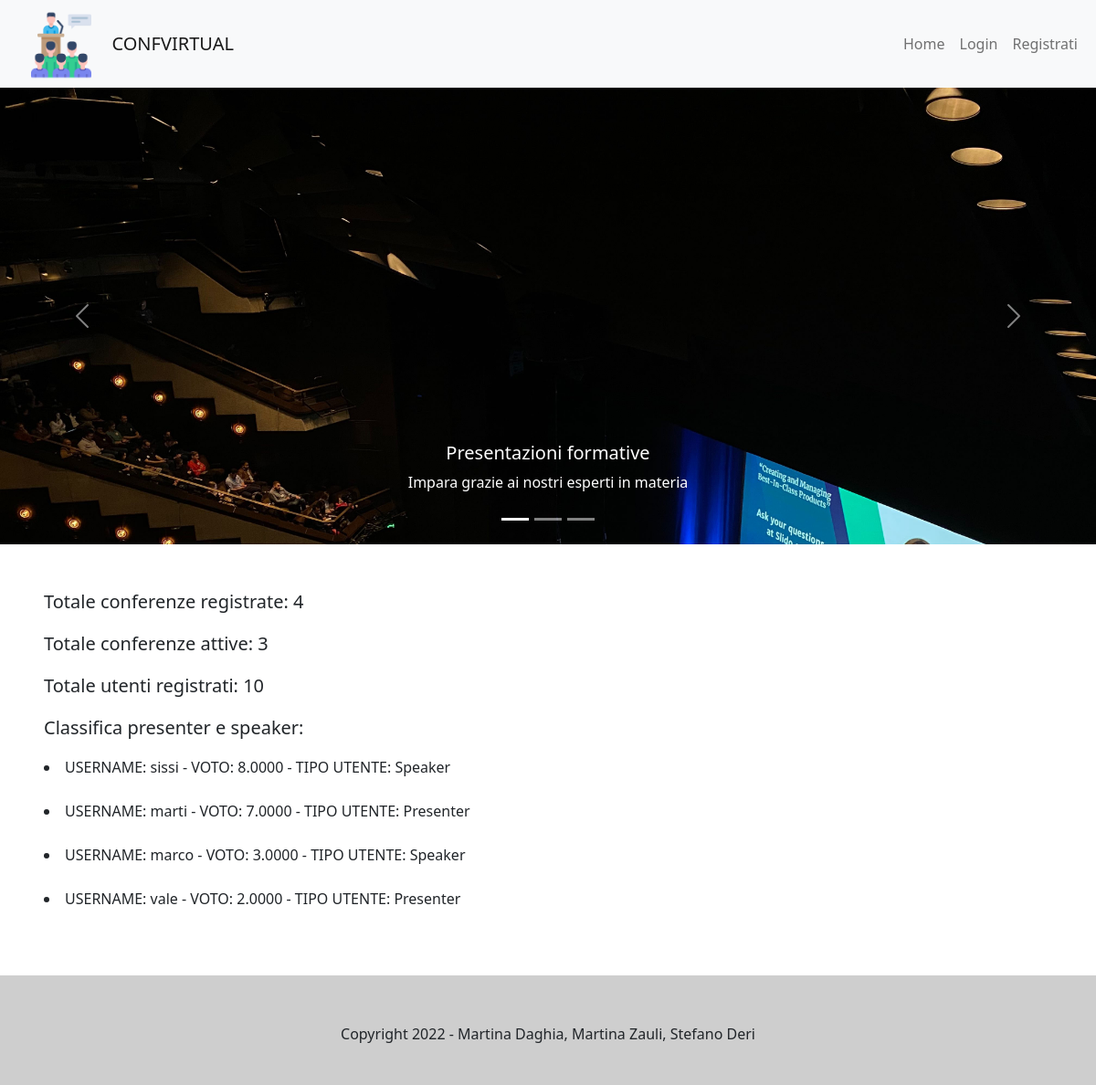
The app's page /PHP/model/modelHome.php with its own data.
### tables this page shows
CREATE TABLE UTENTE (
	Username VARCHAR(100) PRIMARY KEY,
    PasswordUtente VARCHAR(50) NOT NULL,
    Nome VARCHAR(100) NOT NULL,
    Cognome VARCHAR(100) NOT NULL,
    DataNascita DATE NOT NULL,
    LuogoNascita VARCHAR (50) NOT NULL
);

### PHP/database.php (called while the page is built, shortened)
<?php
    class DatabaseHelper{
        private $db;
        public function __construct($servername, $username, $password, $dbname, $port){
            $this->db = new mysqli($servername, $username, $password, $dbname, $port);
        }
        public function getTotaleConferenze(){
            $query="SELECT count(Acronimo) as totale FROM CONFERENZA";
            $stmt=$this->db->prepare($query);
            $stmt->execute();
            $result=$stmt->get_result();
            return $result->fetch_all(MYSQLI_ASSOC);
        }
        public function getTotaleConfAttive(){
            $query="SELECT count(Acronimo) as totale FROM CONFERENZA WHERE CampoSvolgimento='ATTIVA'";
            $stmt=$this->db->prepare($query);
            $stmt->execute();
            $result=$stmt->get_result();
            return $result->fetch_all(MYSQLI_ASSOC);
        }
        public function getTotaleUtenti(){
            $query="SELECT count(Username) as totale FROM UTENTE ";
            $stmt=$this->db->prepare($query);
            $stmt->execute();
            $result=$stmt->get_result();
            return $result->fetch_all(MYSQLI_ASSOC);
        }
        public function getClassificaPresenter(){
            $query="SELECT U.Username, AVG(V.Voto) as Voto, 'Presenter' as tipo FROM UTENTE as U JOIN PRESENTER as P ON P.UsernameUtente=U.Username
                    JOIN PRESENTAZIONEDIARTICOLI as PA ON PA.UsernameUtentePresenter=P.UsernameUtente
                    JOIN VALUTAZIONE as V ON V.CodicePresentazioneDiArticoli=PA.Codice
                    GROUP BY U.Username
                    ORDER BY Voto desc";
            $stmt=$this->db->prepare($query);
            $stmt->execute();
            $result=$stmt->get_result();
            return $result->fetch_all(MYSQLI_ASSOC);
        }
        public function getClassificaSpeaker(){
            $query="SELECT U.Username, AVG(V.Voto) as Voto, 'Speaker' as tipo FROM UTENTE as U JOIN SPEAKER as S ON S.UsernameUtente=U.Username
                    JOIN PRESENTAZIONE as PR ON PR.UsernameUtenteSpeaker=S.UsernameUtente JOIN TUTORIAL as T ON T.Codice=PR.CodiceTutorial
                    JOIN VALUTAZIONE as V ON V.CodiceTutorial=T.Codice
                    GROUP BY U.Username
                    ORDER BY Voto desc";
            $stmt=$this->db->prepare($query);
            $stmt->execute();
            $result=$stmt->get_result();
            return $result->fetch_all(MYSQLI_ASSOC);
        }
    }
?>

### PHP/connessione.php (called while the page is built, shortened)
<?php
    require_once("database.php");
    $dbh = new DatabaseHelper("localhost", "root", "", "CONFVIRTUAL", 8889);
?>

### PHP/model/modelHome.php (the view, shortened to what this page needs)
<?php
  require_once("../connessione.php");
  include('layouts/header.php');
?>
<?php
  $totaleConferenze = $dbh->getTotaleConferenze();
  $totaleConferenzeAttive = $dbh->getTotaleConfAttive();
  $totaleUtenti = $dbh->getTotaleUtenti();
  $classificaPresenter = $dbh->getClassificaPresenter();
  $classificaSpeaker = $dbh->getClassificaSpeaker();
  $classificaFinale=array_merge($classificaPresenter, $classificaSpeaker);
  usort($classificaFinale, 'sortByVoto');
?>
<div id="carouselExampleCaptions" class="carousel slide" data-bs-ride="carousel">
  <div class="carousel-indicators">
    <button type="button" data-bs-target="#carouselExampleCaptions" data-bs-slide-to="0" class="active" aria-current="true" aria-label="Slide 1"></button>
    <button type="button" data-bs-target="#carouselExampleCaptions" data-bs-slide-to="1" aria-label="Slide 2"></button>
    <button type="button" data-bs-target="#carouselExampleCaptions" data-bs-slide-to="2" aria-label="Slide 3"></button>
  </div>
  <div class="carousel-inner">
    <div class="carousel-item active">
      <img src="./risorse/immagini/presentazione.jpg" class="d-block w-100" alt="...">
      <div class="carousel-caption d-none d-md-block">
        <h5>Presentazioni formative</h5>
        <p>Impara grazie ai nostri esperti in materia</p>
      </div>
    </div>
  </div>
  <button class="carousel-control-prev" type="button" data-bs-target="#carouselExampleCaptions" data-bs-slide="prev">
    <span class="carousel-control-prev-icon" aria-hidden="true"></span>
  </button>
  <button class="carousel-control-next" type="button" data-bs-target="#carouselExampleCaptions" data-bs-slide="next">
    <span class="carousel-control-next-icon" aria-hidden="true"></span>
  </button>
</div>
<div class="m-5">
  <p class="col-md-8 fs-5">Totale conferenze registrate: <?php echo $totaleConferenze[0]["totale"]?></p>
  <p class="col-md-8 fs-5">Totale conferenze attive: <?php echo $totaleConferenzeAttive[0]["totale"]?></p>
  <p class="col-md-8 fs-5">Totale utenti registrati: <?php echo $totaleUtenti[0]["totale"]?></p>
  <p class="col-md-8 fs-5">Classifica presenter e speaker: </p>
    <?php foreach($classificaFinale as $utente): ?>
      <li><?php echo "USERNAME: " .$utente['Username'] . " - VOTO: " . $utente['Voto']  . " - TIPO UTENTE: " . $utente['tipo']  ;?></li> <br>
    <?php endforeach; ?>
</div>
<?php
  include('layouts/footer.php');
?>

### PHP/model/layouts/header.php (shortened to what this page needs)
<!DOCTYPE html>
<html lang="it">
    <head>
        <link href="https://cdn.jsdelivr.net/npm/bootstrap@5.0.2/dist/css/bootstrap.min.css" rel="stylesheet">
        <link rel="stylesheet" href="css/homeStyle.css">
    </head>
    <body>
        <nav class="navbar navbar-expand-lg navbar-light bg-light">
            <div class="container-fluid">
            <img src="risorse/immagini/logoHomepage.png" height="80px">
              <a class="navbar-brand" href="../model/modelHome.php">CONFVIRTUAL</a>
              <div class="collapse navbar-collapse" id="navbarSupportedContent">
                <ul class="navbar-nav ms-auto mb-2 mb-lg-0">
                  <li class="nav-item">
                    <a class="nav-link" href="../model/modelHome.php">Home</a>
                  </li>
                  <?php
                    if(!isset($_SESSION["username"])){
                      echo '<li class="nav-item">';
                      echo '<a class="nav-link" href="../model/modelLogin.php">Login</a>';
                      echo '</li>';
                      echo '<li class="nav-item">';
                      echo '<a class="nav-link" href="../model/modelRegister.php">Registrati</a>';
                      echo '</li>';
                    }
                  ?>
                </ul>
              </div>
            </div>
          </nav>

### PHP/model/layouts/footer.php (shortened to what this page needs)
        <footer>
          <div class="container pb-1 pt-1">
            <div class="row mt-5 mb-4">
              <div class="col-12 text-center">
                <p>Copyright <?php echo date('Y');?> - Martina Daghia, Martina Zauli, Stefano Deri </p>
              </div>
            </div>
          </div>
        </footer>
    </body>
</html>

### PHP/model/css/homeStyle.css (style rules this page uses)
.carousel-item { height: 500px; }
footer { background-color: #cecece; }

### records on screen
utente: Username "sissi", Voto "8.0000", tipo "Speaker"
utente: Username "marti", Voto "7.0000", tipo "Presenter"
utente: Username "marco", Voto "3.0000", tipo "Speaker"
utente: Username "vale", Voto "2.0000", tipo "Presenter"

### other values on screen
$totaleConferenze[0]["totale"] "4"
$totaleConferenzeAttive[0]["totale"] "3"
$totaleUtenti[0]["totale"] "10"
